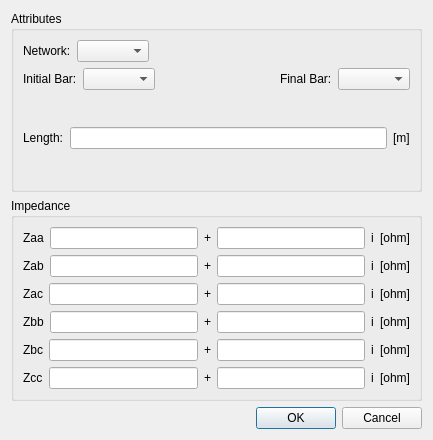
<?xml version="1.0" encoding="UTF-8"?>
<ui version="4.0">
 <class>LineProperties</class>
 <widget class="QDialog" name="LineProperties">
  <property name="geometry">
   <rect>
    <x>0</x>
    <y>0</y>
    <width>433</width>
    <height>440</height>
   </rect>
  </property>
  <property name="windowTitle">
   <string>Line Initial Settings</string>
  </property>
  <layout class="QGridLayout" name="gridLayout">
   <item row="0" column="0">
    <widget class="QGroupBox" name="groupBox_2">
     <property name="styleSheet">
      <string notr="true"/>
     </property>
     <property name="title">
      <string>Attributes</string>
     </property>
     <layout class="QVBoxLayout" name="verticalLayout_2">
      <item>
       <layout class="QHBoxLayout" name="horizontalLayout_5">
        <item>
         <widget class="QLabel" name="label">
          <property name="text">
           <string>Network:</string>
          </property>
         </widget>
        </item>
        <item>
         <widget class="QComboBox" name="network"/>
        </item>
        <item>
         <spacer name="horizontalSpacer_2">
          <property name="orientation">
           <enum>Qt::Horizontal</enum>
          </property>
          <property name="sizeHint" stdset="0">
           <size>
            <width>40</width>
            <height>20</height>
           </size>
          </property>
         </spacer>
        </item>
       </layout>
      </item>
      <item>
       <layout class="QHBoxLayout" name="horizontalLayout">
        <item>
         <widget class="QLabel" name="label_8">
          <property name="text">
           <string>Initial Bar:</string>
          </property>
         </widget>
        </item>
        <item>
         <widget class="QComboBox" name="noI"/>
        </item>
        <item>
         <spacer name="horizontalSpacer">
          <property name="orientation">
           <enum>Qt::Horizontal</enum>
          </property>
          <property name="sizeHint" stdset="0">
           <size>
            <width>40</width>
            <height>20</height>
           </size>
          </property>
         </spacer>
        </item>
        <item>
         <widget class="QLabel" name="label_9">
          <property name="text">
           <string>Final Bar:</string>
          </property>
         </widget>
        </item>
        <item>
         <widget class="QComboBox" name="noF"/>
        </item>
       </layout>
      </item>
      <item>
       <layout class="QHBoxLayout" name="horizontalLayout_11">
        <item>
         <widget class="QLabel" name="label_10">
          <property name="text">
           <string>Length:</string>
          </property>
         </widget>
        </item>
        <item>
         <widget class="QLineEdit" name="length"/>
        </item>
        <item>
         <widget class="QLabel" name="lengthUn">
          <property name="text">
           <string>[m]</string>
          </property>
         </widget>
        </item>
       </layout>
      </item>
     </layout>
    </widget>
   </item>
   <item row="1" column="0">
    <widget class="QGroupBox" name="groupBox_4">
     <property name="styleSheet">
      <string notr="true"/>
     </property>
     <property name="title">
      <string>Impedance</string>
     </property>
     <layout class="QVBoxLayout" name="verticalLayout">
      <item>
       <layout class="QHBoxLayout" name="horizontalLayout_2">
        <item>
         <widget class="QLabel" name="label_11">
          <property name="text">
           <string>Zaa</string>
          </property>
         </widget>
        </item>
        <item>
         <widget class="QLineEdit" name="Zaa"/>
        </item>
        <item>
         <widget class="QLabel" name="label_32">
          <property name="text">
           <string>+</string>
          </property>
         </widget>
        </item>
        <item>
         <widget class="QLineEdit" name="Zaai"/>
        </item>
        <item>
         <widget class="QLabel" name="label_33">
          <property name="text">
           <string>i</string>
          </property>
         </widget>
        </item>
        <item>
         <widget class="QLabel" name="impedanceUn1">
          <property name="text">
           <string>[ohm]</string>
          </property>
         </widget>
        </item>
       </layout>
      </item>
      <item>
       <layout class="QHBoxLayout" name="horizontalLayout_3">
        <item>
         <widget class="QLabel" name="label_12">
          <property name="text">
           <string>Zab</string>
          </property>
         </widget>
        </item>
        <item>
         <widget class="QLineEdit" name="Zab"/>
        </item>
        <item>
         <widget class="QLabel" name="label_34">
          <property name="text">
           <string>+</string>
          </property>
         </widget>
        </item>
        <item>
         <widget class="QLineEdit" name="Zabi"/>
        </item>
        <item>
         <widget class="QLabel" name="label_43">
          <property name="text">
           <string>i</string>
          </property>
         </widget>
        </item>
        <item>
         <widget class="QLabel" name="impedanceUn2">
          <property name="text">
           <string>[ohm]</string>
          </property>
         </widget>
        </item>
       </layout>
      </item>
      <item>
       <layout class="QHBoxLayout" name="horizontalLayout_4">
        <item>
         <widget class="QLabel" name="label_17">
          <property name="text">
           <string>Zac</string>
          </property>
         </widget>
        </item>
        <item>
         <widget class="QLineEdit" name="Zac"/>
        </item>
        <item>
         <widget class="QLabel" name="label_36">
          <property name="text">
           <string>+</string>
          </property>
         </widget>
        </item>
        <item>
         <widget class="QLineEdit" name="Zaci"/>
        </item>
        <item>
         <widget class="QLabel" name="label_44">
          <property name="text">
           <string>i</string>
          </property>
         </widget>
        </item>
        <item>
         <widget class="QLabel" name="impedanceUn3">
          <property name="text">
           <string>[ohm]</string>
          </property>
         </widget>
        </item>
       </layout>
      </item>
      <item>
       <layout class="QHBoxLayout" name="horizontalLayout_6">
        <item>
         <widget class="QLabel" name="label_21">
          <property name="text">
           <string>Zbb</string>
          </property>
         </widget>
        </item>
        <item>
         <widget class="QLineEdit" name="Zbb"/>
        </item>
        <item>
         <widget class="QLabel" name="label_38">
          <property name="text">
           <string>+</string>
          </property>
         </widget>
        </item>
        <item>
         <widget class="QLineEdit" name="Zbbi"/>
        </item>
        <item>
         <widget class="QLabel" name="label_46">
          <property name="text">
           <string>i</string>
          </property>
         </widget>
        </item>
        <item>
         <widget class="QLabel" name="impedanceUn5">
          <property name="text">
           <string>[ohm]</string>
          </property>
         </widget>
        </item>
       </layout>
      </item>
      <item>
       <layout class="QHBoxLayout" name="horizontalLayout_7">
        <item>
         <widget class="QLabel" name="label_23">
          <property name="text">
           <string>Zbc</string>
          </property>
         </widget>
        </item>
        <item>
         <widget class="QLineEdit" name="Zbc"/>
        </item>
        <item>
         <widget class="QLabel" name="label_37">
          <property name="text">
           <string>+</string>
          </property>
         </widget>
        </item>
        <item>
         <widget class="QLineEdit" name="Zbci"/>
        </item>
        <item>
         <widget class="QLabel" name="label_47">
          <property name="text">
           <string>i</string>
          </property>
         </widget>
        </item>
        <item>
         <widget class="QLabel" name="impedanceUn6">
          <property name="text">
           <string>[ohm]</string>
          </property>
         </widget>
        </item>
       </layout>
      </item>
      <item>
       <layout class="QHBoxLayout" name="horizontalLayout_9">
        <item>
         <widget class="QLabel" name="label_27">
          <property name="text">
           <string>Zcc</string>
          </property>
         </widget>
        </item>
        <item>
         <widget class="QLineEdit" name="Zcc"/>
        </item>
        <item>
         <widget class="QLabel" name="label_40">
          <property name="text">
           <string>+</string>
          </property>
         </widget>
        </item>
        <item>
         <widget class="QLineEdit" name="Zcci"/>
        </item>
        <item>
         <widget class="QLabel" name="label_49">
          <property name="text">
           <string>i</string>
          </property>
         </widget>
        </item>
        <item>
         <widget class="QLabel" name="impedanceUn8">
          <property name="text">
           <string>[ohm]</string>
          </property>
         </widget>
        </item>
       </layout>
      </item>
     </layout>
    </widget>
   </item>
   <item row="2" column="0">
    <widget class="QDialogButtonBox" name="buttonBox">
     <property name="standardButtons">
      <set>QDialogButtonBox::Cancel|QDialogButtonBox::Ok</set>
     </property>
    </widget>
   </item>
  </layout>
 </widget>
 <resources/>
 <connections/>
</ui>
